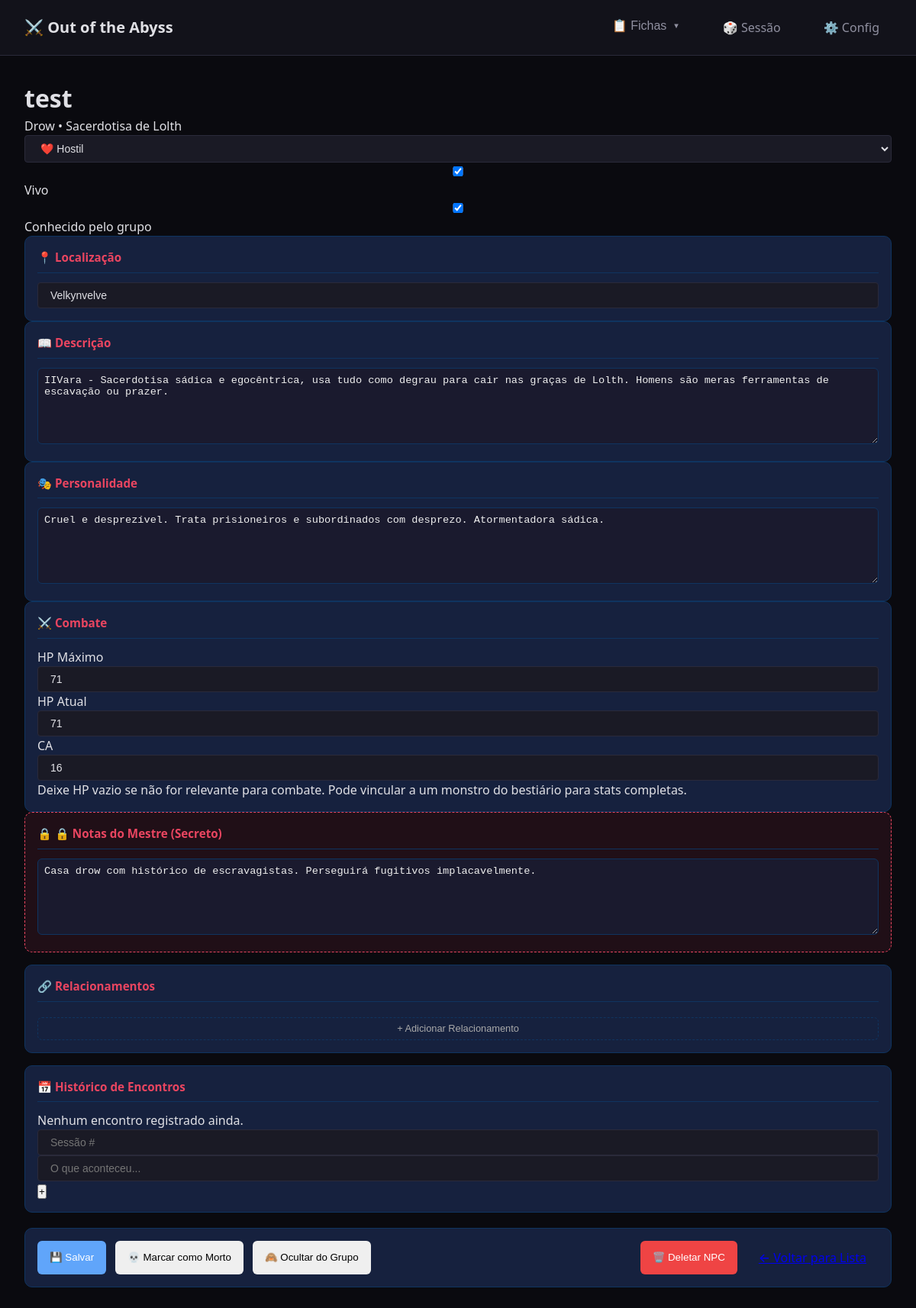
The page /fichas/npc/1 on the database as committed earlier.
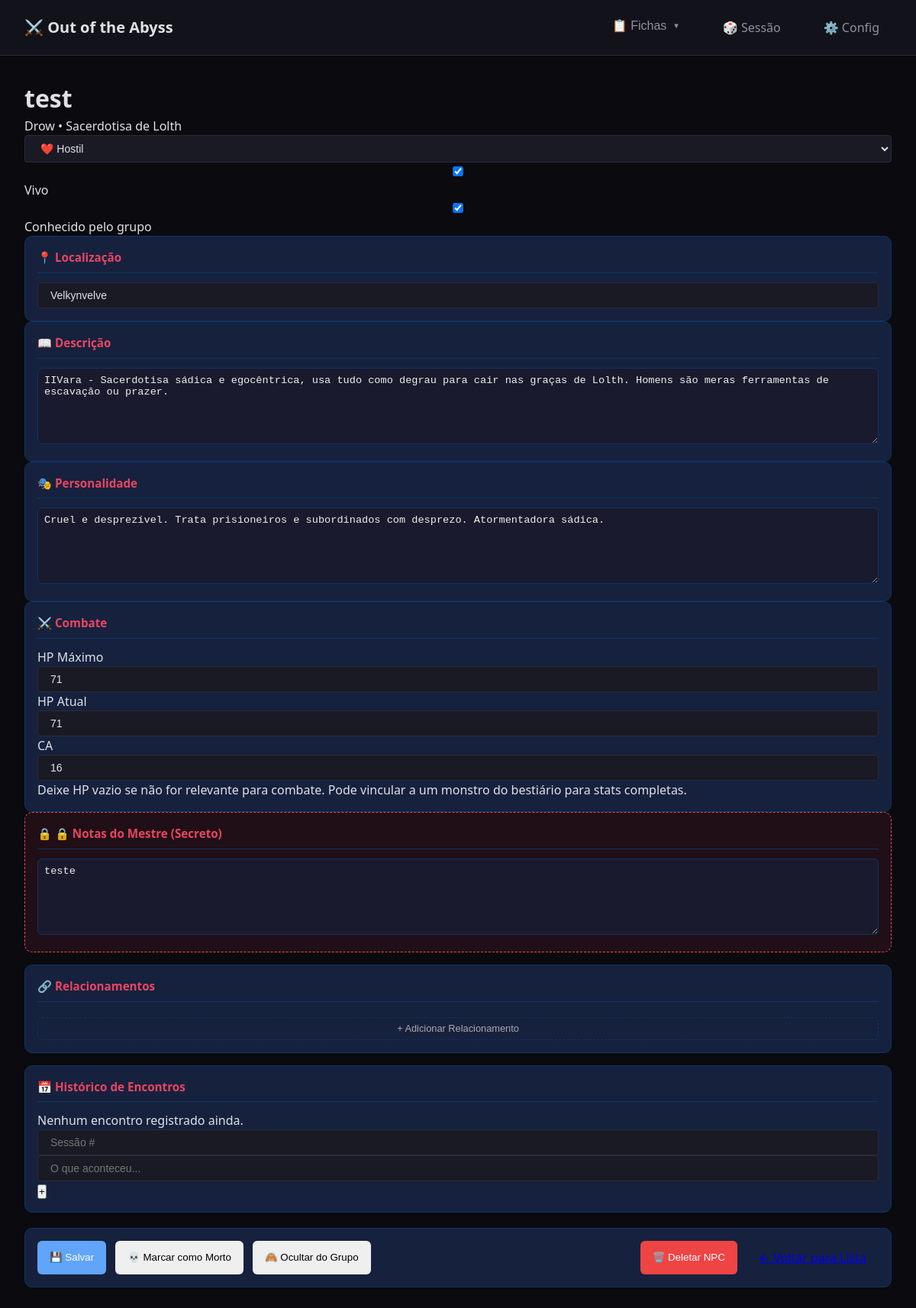
The same page on the database as committed later.
### tables this page shows
CREATE TABLE npcs (
                id INTEGER PRIMARY KEY AUTOINCREMENT,
                nome TEXT NOT NULL,
                titulo TEXT,
                raca TEXT,
                classe TEXT,
                ocupacao TEXT,
                localizacao TEXT,
                descricao TEXT,
                personalidade TEXT,
                
                -- Combate
                hp_maximo INTEGER,
                hp_atual INTEGER,
                ca INTEGER DEFAULT 10,
                monstro_id INTEGER,
                
                -- Relacionamentos (alinhamento com o grupo)
                alinhamento TEXT DEFAULT 'neutro',  -- amigável, indiferente, hostil
                aliado INTEGER DEFAULT 0,
                hostil INTEGER DEFAULT 0,
                neutro INTEGER DEFAULT 1,
                
                -- Status
                vivo INTEGER DEFAULT 1,
                conhecido INTEGER DEFAULT 0,
                
                imagem TEXT,
                notas TEXT,
                
                criado_em TEXT DEFAULT CURRENT_TIMESTAMP,
                atualizado_em TEXT DEFAULT CURRENT_TIMESTAMP, observacoes TEXT, atributos TEXT, segredo TEXT, acoes TEXT,
                
                FOREIGN KEY (monstro_id) REFERENCES monstros(id)
            );

### app/routes/fichas.py (the view)
@fichas_bp.route('/npc/<int:id>')
def ver_npc(id):
    npc = NPCRepository.get_by_id(id)
    if not npc:
        return render_template('erro.html', mensagem='NPC não encontrado'), 404
    return render_template('fichas/npc.html', npc=npc)

### app/modulos/database.py (called while the page is built)
@contextmanager
def get_connection():
    conn = sqlite3.connect(DB_PATH)
    conn.row_factory = sqlite3.Row  # Retorna dicts ao invés de tuples
    conn.execute("PRAGMA foreign_keys = ON")  # Habilita foreign keys
    conn.execute("PRAGMA journal_mode = WAL")  # Write-Ahead Logging (mais rápido)
    conn.execute("PRAGMA synchronous = NORMAL")  # Balance entre segurança e velocidade
    try:
        yield conn
        conn.commit()
    except Exception as e:
        conn.rollback()
        raise e
    finally:
        conn.close()

def dict_from_row(row) -> Optional[Dict]:
    if row is None:
        return None
    return dict(row)

def json_loads_safe(data: str, default=None):
    if data is None:
        return default
    try:
        return json.loads(data)
    except:
        return default

    @classmethod
    def get_by_id(cls, id: int) -> Optional[Dict]:
        with get_connection() as conn:
            cursor = conn.execute(f"SELECT * FROM {cls.table_name} WHERE id = ?", (id,))
            row = cursor.fetchone()
            return dict_from_row(row)

### templates/fichas/npc.html (shortened to what the changed rows need)
{% extends "base.html" %}
{% block extra_css %}
<link rel="stylesheet" href="{{ url_for('static', filename='css/fichas.css') }}">
{% endblock %}
{% block content %}
<div class="ficha-npc-container">
    <header class="ficha-npc-header">
        <div class="npc-info-principal">
            <h1 class="npc-nome" data-campo="nome" contenteditable="true">{{ npc.nome if npc else 'Nome do NPC' }}</h1>
            <p class="npc-subtitulo">
                <span data-campo="raca" contenteditable="true">{{ npc.raca if npc else 'Raça' }}</span>
                {% if npc and npc.classe %} • <span data-campo="classe" contenteditable="true">{{ npc.classe }}</span>{% endif %}
            </p>
        </div>
    </header>
    <div class="ficha-npc-body">
        <div class="coluna-esquerda">
            <div class="bloco localizacao">
                <h3>📍 Localização</h3>
                <input type="text" class="input-full" data-campo="localizacao" value="{{ npc.localizacao if npc else '' }}" placeholder="Onde este NPC está atualmente?">
            </div>
            <div class="bloco descricao">
                <h3>📖 Descrição</h3>
                <textarea class="texto-area" data-campo="descricao" placeholder="Aparência, comportamento, primeira impressão...">{{ npc.descricao if npc else '' }}</textarea>
            </div>
            <div class="bloco personalidade-npc">
                <h3>🎭 Personalidade</h3>
                <textarea class="texto-area" data-campo="personalidade" placeholder="Como o NPC age, fala, o que motiva ele...">{{ npc.personalidade if npc else '' }}</textarea>
            </div>
            <div class="bloco stats-combate">
                <div class="stats-grid">
                    <div class="stat-item">
                        <label>HP Máximo</label>
                        <input type="number" data-campo="hp_maximo" value="{{ npc.hp_maximo if npc and npc.hp_maximo else '' }}" placeholder="—">
                    </div>
                    <div class="stat-item">
                        <label>HP Atual</label>
                        <input type="number" data-campo="hp_atual" value="{{ npc.hp_atual if npc and npc.hp_atual else '' }}" placeholder="—">
                    </div>
                    <div class="stat-item">
                        <label>CA</label>
                        <input type="number" data-campo="ca" value="{{ npc.ca if npc and npc.ca else 10 }}" placeholder="10">
                    </div>
                </div>
            </div>
        </div>
        <div class="coluna-direita">
            <div class="bloco notas-mestre">
                <h3>🔒 Notas do Mestre (Secreto)</h3>
                <textarea class="texto-area texto-secreto" data-campo="notas" placeholder="Segredos, planos futuros, conexões que os jogadores não sabem...">{{ npc.notas if npc else '' }}</textarea>
            </div>
        </div>
    </div>
    <div class="acoes-rapidas">
        {% if npc and npc.id %}
        <button class="btn-acao btn-salvar" onclick="salvarNPC()">💾 Salvar</button>
        <button class="btn-acao btn-matar" onclick="toggleVivo()">{{ '💀 Marcar como Morto' if npc.vivo else '✨ Ressuscitar' }}</button>
        <button class="btn-acao btn-revelar" onclick="toggleConhecido()">{{ '👁️ Revelar ao Grupo' if not npc.conhecido else '🙈 Ocultar do Grupo' }}</button>
        <button class="btn-acao btn-danger" onclick="deletarNPC()" style="margin-left: auto;">🗑️ Deletar NPC</button>
        {% else %}
        <button class="btn-acao btn-criar" onclick="criarNPC()">✅ Criar NPC</button>
        {% endif %}
        <a href="{{ url_for('fichas.lista_npcs') }}" class="btn-acao btn-voltar">← Voltar para Lista</a>
    </div>
</div>
{% endblock %}

Rows that differ between the two databases and show on the page:
changed npcs "test": notas "Casa drow com histórico de escravagistas. Perseguirá fugitivos implacavelmente." → "teste"
